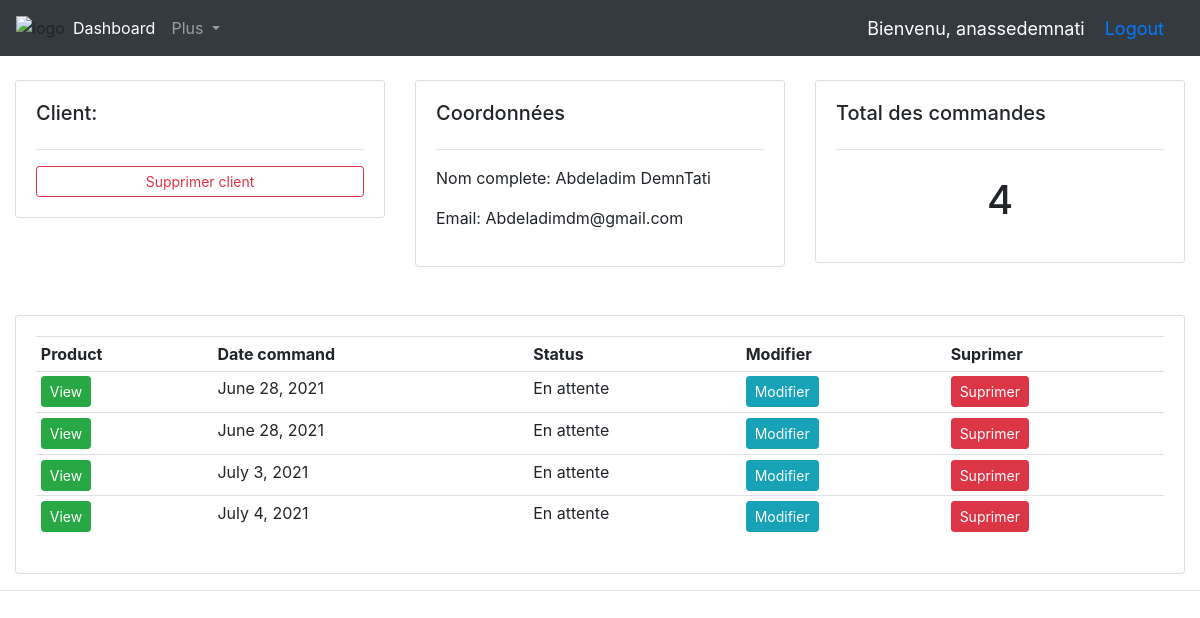
/dashbord/client/1/Detaille (signed in), run on the app's committed database.
### shop/models.py (models this page shows, shortened)
class User(AbstractUser):
    is_costumer = models.BooleanField(default=False)
    is_admin = models.BooleanField(default=False)
    def __str__(self):
        return self.get_username()

class Costumer(models.Model):
    user = models.OneToOneField(User, on_delete=models.CASCADE)
    date_of_birth = models.DateField(blank=True, null=True)
    photo = models.ImageField(upload_to='images/costumers/', blank=True)

### dashboard/models.py (models this page shows, shortened)
class Commande(models.Model):
    modePaiement = (
        ('cart', 'carte'),
        ('paypal', 'paypal'),
        ('au livraison', 'au livraison'),
    )
    etatCom = (
        ('En attente', 'En attente'),
        ('En cours de livraison', 'En cours de livraison'),
        ('Livré', 'Livré'),
    )
    modePaiement = models.CharField(max_length=20, choices=modePaiement)
    prixTax = models.DecimalField(max_digits=7, decimal_places=2, default=0.0)
    prixLivraison = models.DecimalField(
        max_digits=7, decimal_places=2, default=0.0)
    prixTotal = models.DecimalField(max_digits=7, decimal_places=2, default=0.0)
    dateCom = models.DateField(auto_now_add=True)
    etatCom = models.CharField(max_length=30, choices=etatCom)
    dateLivraison = models.DateField(null=True)
    categorie = models.ForeignKey(Categorie, null=True, on_delete=models.SET_NULL)
    Costumer = models.ForeignKey(Costumer, null=True, on_delete=models.CASCADE)
    address = models.CharField(max_length=250, default=" ")
    postal_code = models.CharField(max_length=20, default=" ")
    city = models.CharField(max_length=100, default="Casablanca")

### dashboard/views.py (the view)
# urls.py: path('client/<str:pk>/Detaille', views.clientDetaille, name='clientDetaille'),
@user_passes_test(is_admin, login_url='/dashbord/logina/')
def clientDetaille(request, pk):
    if request.method == 'GET':
        client = get_object_or_404(Costumer, id=pk)
        comandes = client.commande_set.all()
        Totalcom = client.commande_set.count()
        context = {'client': client, 'comandes': comandes, 'Totalcom': Totalcom}
        return render(request, 'admin/ClientDetaille.html', context)

### dashboard/views.py (called while the page is built)
def is_admin(user):
    if user.is_authenticated and user.is_admin:
        return True
    return False

### shop/context_processors.py (called while the page is built)
def menu_Cat(request):
    Cat = Categorie.objects.all()
    return dict(Cat=Cat)

def cart(request):
    return {'cart': request.session.get(settings.CART_SESSION_ID)}

### templates/admin/ClientDetaille.html
{% extends 'admin/mainAdmin.html' %}
{% block  content%}
<br>
<div class="row">
	<div class="col-md">
		<div class="card card-body">
			<h5>Client:</h5>
			<hr>
			<a class="btn btn-outline-danger  btn-sm btn-block" href="{% url 'deleteclient' client.id %}">Supprimer client</a>
		</div>
	</div>
	<div class="col-md">
		<div class="card card-body">
			<h5>Coordonnées</h5>
			<hr>
			<p>Nom complete: {{ client.user.get_full_name }}</p>
			<p>Email:  {{ client.user.email }}</p>
		</div>
	</div>
	<div class="col-md">
		<div class="card card-body">
			<h5>Total des commandes</h5>
			<hr>
			<h1 style="text-align: center;padding: 10px"> {{ Totalcom }}</h1>
		</div>
	</div>
</div>
<br>
<br>
<div class="row">
	<div class="col-md">
		<div class="card card-body">
			<table class="table table-sm">
				<tr>
					<th>Product</th>
                        <th>Date command</th>
                        <th>Status</th>
                        <th>Modifier</th>
                        <th>Suprimer</th>
				</tr>
                {% for com in comandes %}
                        <tr>
                            <td><a class="btn btn-sm btn-success" href="{% url 'CommandeDetaille' com.id %}">View</a></td>
                            <td>{{ com.dateCom }}</td>
                            <td>{{ com.etatCom }}</td>
                            <td><a class="btn btn-sm btn-info" href="{% url 'editCommande' com.id %}">Modifier</a></td>
                            <td><a class="btn btn-sm btn-danger" href="{% url 'deleteCommande' com.id %}">Suprimer</a></td>
                        </tr>
                    {% endfor %}
			</table>
		</div>
	</div>
</div>
{% endblock  %}

### templates/admin/navAdmin.html (shortened to what this page needs)
{% load static %}
<nav class="navbar navbar-expand-lg navbar-dark bg-dark">
  <img src="{% static 'images/AM-SHOP.png '%}" alt="logo" />
  <div class="collapse navbar-collapse" id="navbarNav">
    <ul class="navbar-nav">
      <li class="nav-item active">
        <a class="nav-link" href="{% url 'dashboard' %}">Dashboard</a>
      </li>
      <li class="nav-item dropdown">
        <a
          class="nav-link dropdown-toggle"
          href="#"
          id="navbarDropdown"
          role="button"
          data-toggle="dropdown"
          aria-haspopup="true"
          aria-expanded="false"
        >
          Plus
        </a>
      </li>
      <li class="nav-item me-3 me-lg-1">
        <a class="nav-link" href="#">
        </a>
      </li>
    </ul>
  </div>
    <span class="hello-msg">Bienvenu, {{ request.user }} </span>
    <span class="hello-msg"><a href="{% url 'logouta' %}">Logout</a></span>
</nav>

### static/css/mainAdmin.css (style rules this page uses)
body { background-color: #ebeff5; }

### templates/admin/navAdmin.html (style rules this page uses)
.hello-msg { font-size: 18px; color: #fff; margin-right: 20px; }

### data on the page
User: user "anassedemnati"
Costumer: user.get_full_name "Abdeladim DemnTati", user.email "Abdeladimdm@gmail.com"
Commande: dateCom "June 28, 2021", etatCom "En attente"
Commande: dateCom "June 28, 2021", etatCom "En attente"
Commande: dateCom "July 3, 2021", etatCom "En attente"
Commande: dateCom "July 4, 2021", etatCom "En attente"

### other printed values
{{ Totalcom }} "4"
